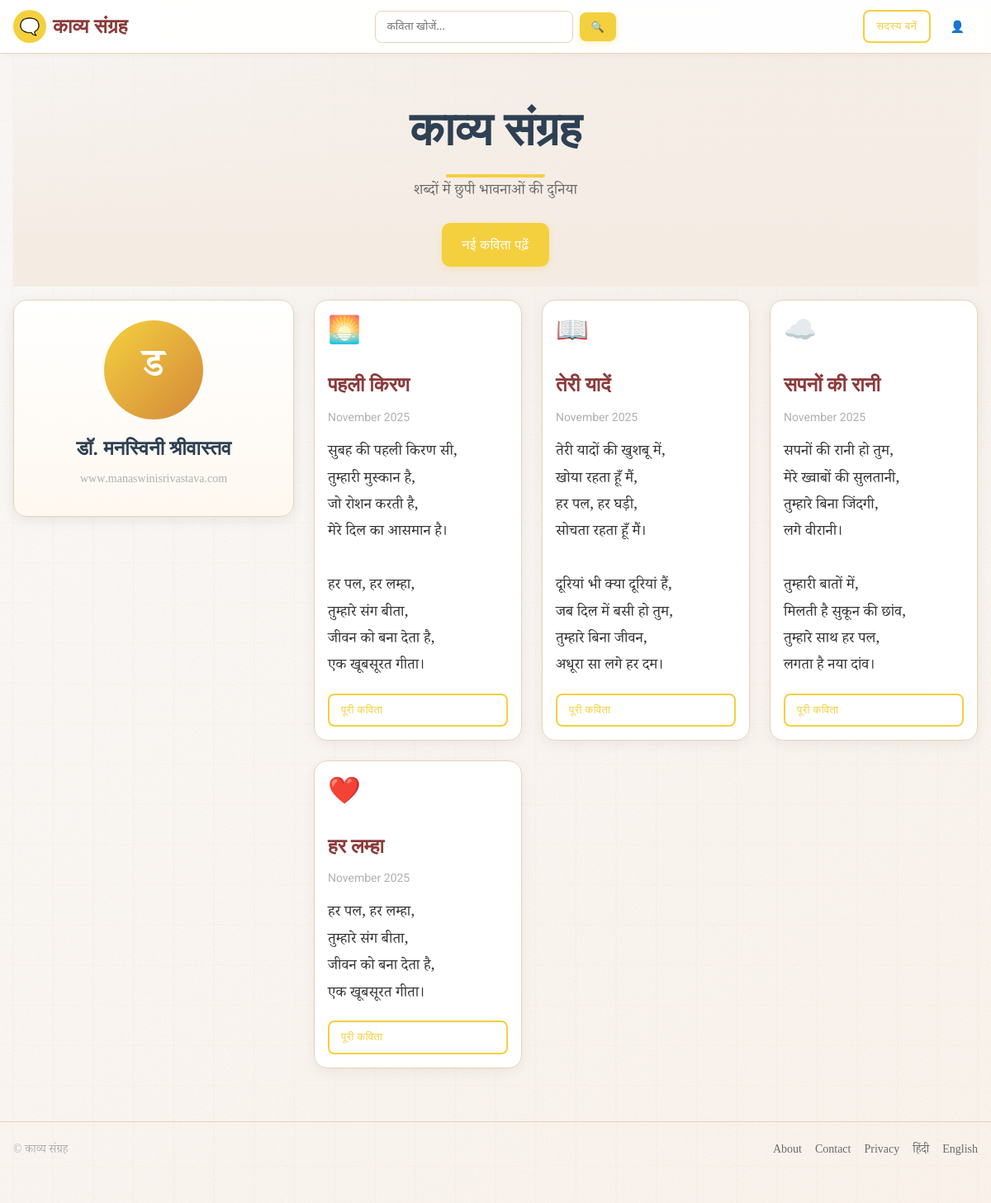
Before: / with the older database file.
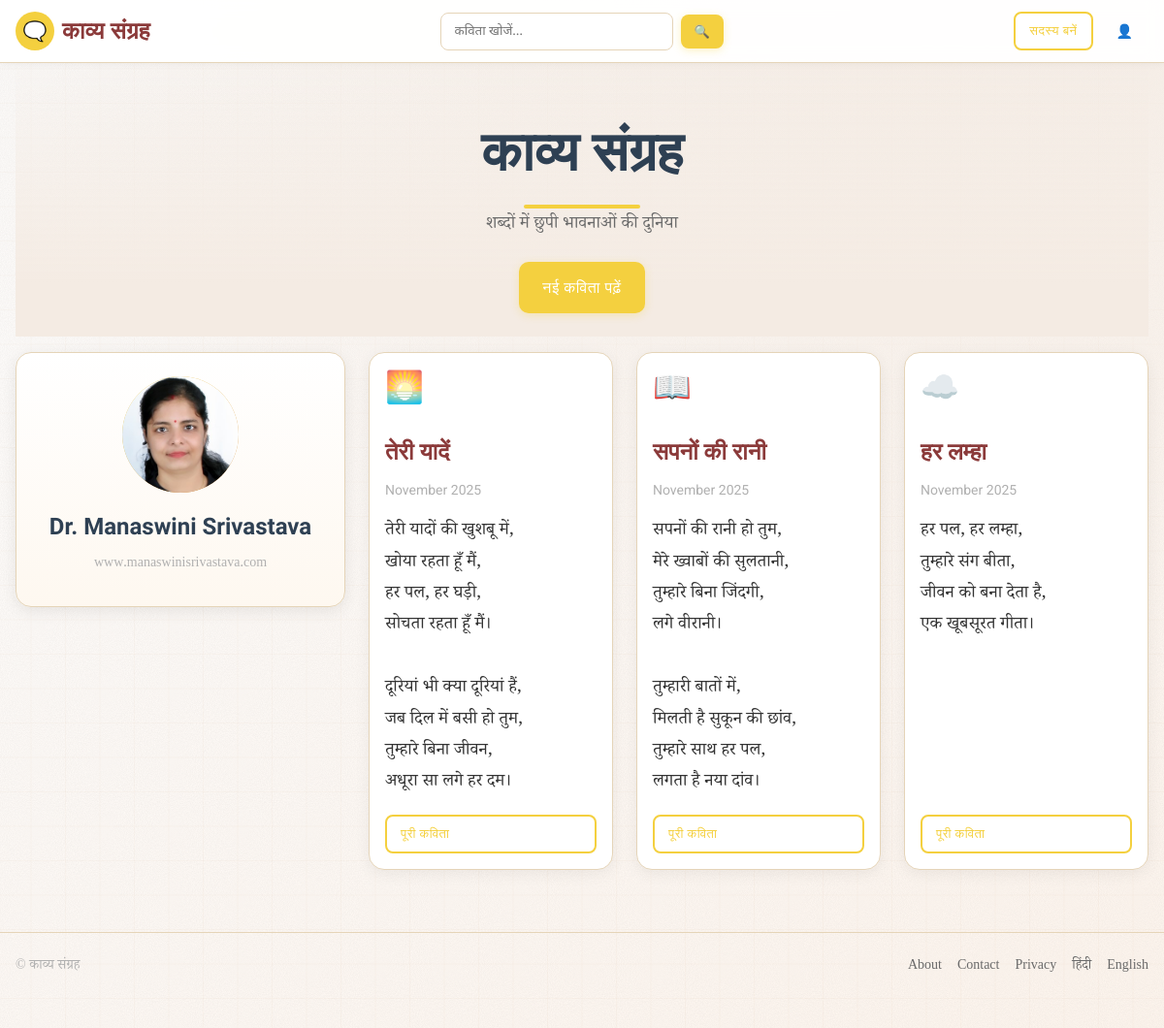
After: the same page with the newer database file.
### app.py (models this page shows)
class Writer(db.Model):
    id = db.Column(db.Integer, primary_key=True)
    name = db.Column(db.String(120), nullable=False)
    bio = db.Column(db.Text, default='')
    email = db.Column(db.String(120), default='')
    social = db.Column(db.String(200), default='')
    avatar_url = db.Column(db.String(300), default='')

class Poem(db.Model):
    id = db.Column(db.Integer, primary_key=True)
    title = db.Column(db.String(200), nullable=False)
    body = db.Column(db.Text, nullable=False)
    date_added = db.Column(db.DateTime, default=datetime.utcnow, index=True)
    background_image = db.Column(db.String(300), default='')
    view_count = db.Column(db.Integer, default=0)

### app.py (the view)
@app.route('/')
def index():
    page = max(int(request.args.get('page', 1) or 1), 1)
    per_page = 12  # show more poems per page
    q = (request.args.get('q') or '').strip()
    base_query = Poem.query
    if q:
        like = f"%{q}%"
        base_query = base_query.filter((Poem.title.ilike(like)) | (Poem.body.ilike(like)))
    total = base_query.count()
    poems = (base_query
             .order_by(Poem.date_added.desc())
             .offset((page-1)*per_page)
             .limit(per_page)
             .all())
    writer = Writer.query.first()
    stat = SiteStat.query.get('home_hits')
    if not stat:
        stat = SiteStat(key='home_hits', count=0)
        db.session.add(stat)
    stat.count = (stat.count or 0) + 1
    db.session.commit()
    total_pages = (total + per_page - 1)//per_page
    return render_template('index.html', poems=poems, writer=writer, home_hits=stat.count,
                           page=page, per_page=per_page, total=total, total_pages=total_pages,
                           q=q)

### templates/index.html (shortened to what this page needs)
{% extends 'base.html' %}
{% block content %}
<section class="hero">
  <h1 class="hero-title">काव्य संग्रह</h1>
  <p class="tagline">शब्दों में छुपी भावनाओं की दुनिया{% if q %} · खोज: "{{ q }}" ({{ total }} परिणाम){% endif %}</p>
  <a href="#poems" class="btn primary lg">नई कविता पढ़ें</a>
</section>
<div class="layout">
  {% if writer %}
  <aside class="writer-card sticky fancy">
    <div class="writer-avatar">
      {% if writer.avatar_url %}
      <img src="{{ writer.avatar_url }}" alt="{{ writer.name }}">
      {% else %}
      {{ writer.name[0] if writer and writer.name }}
      {% endif %}
    </div>
    <div class="writer-info">
      <h3>{{ writer.name }}</h3>
      <p>www.manaswinisrivastava.com</p>
    </div>
  </aside>
  {% endif %}
  <div>
    <div id="poems" class="poem-list cols-3">
      {% for poem in poems %}
      {% set icons = ['🌅', '📖', '☁️', '❤️', '💬'] %}
      <article class="poem-card">
        <div class="poem-icon">{{ icons[loop.index0 % 5] }}</div>
        <h2 class="poem-title"><a href="{{ url_for('poem_detail', poem_id=poem.id) }}">{{ poem.title }}</a></h2>
        <div class="meta">{{ poem.date_added.strftime('%B %Y') }}</div>
        <pre class="excerpt">{{ poem.body[:180] }}{% if poem.body|length > 180 %}…{% endif %}</pre>
        <a class="btn secondary sm" href="{{ url_for('poem_detail', poem_id=poem.id) }}">पूरी कविता</a>
      </article>
      {% else %}
      <p>अभी कोई कविता जोड़ी नहीं गई है।</p>
      {% endfor %}
    </div>
  </div>
</div>
{% endblock %}

### templates/base.html (shortened to what this page needs)
<!doctype html>
<html lang="hi">
<head>
  <link rel="stylesheet" href="{{ url_for('static', filename='css/style.css') }}">
</head>
<body>
<header class="site-header glass">
  <div class="container header-inner">
    <a class="brand" href="{{ url_for('index') }}">
      <span class="logo">🗨️</span><span class="brand-text">काव्य संग्रह</span>
    </a>
    <form class="search" action="{{ url_for('index') }}" method="get">
      <input type="text" name="q" value="{{ q if q else '' }}" placeholder="कविता खोजें…">
      <button class="btn primary sm" type="submit">🔍</button>
    </form>
    <nav class="nav">
      {% if session.get('is_admin') %}
        <a href="{{ url_for('add_poem') }}" class="btn primary sm">📝 नई कविता जोड़ें</a>
        <button class="btn-icon" title="Profile">👤</button>
        <a href="{{ url_for('admin_logout') }}" class="btn-link">लॉगआउट</a>
      {% else %}
        <a href="{{ url_for('subscribe') }}" class="btn secondary sm">सदस्य बनें</a>
        <a href="{{ url_for('admin_login') }}" class="btn-icon" title="Admin">👤</a>
      {% endif %}
    </nav>
  </div>
</header>
<main class="container">
  {% block content %}{% endblock %}
</main>
<footer class="site-footer">
  <div class="container footer-inner">
    <div>© {{ now().year if now else '' }} काव्य संग्रह</div>
    <nav class="footer-links">
      <a href="#">About</a>
      <a href="#">Contact</a>
      <a href="#">Privacy</a>
      <a href="{{ url_for('index') }}">हिंदी</a>
      <a href="{{ url_for('index') }}">English</a>
    </nav>
  </div>
</footer>
</body>
</html>

Changed rows visible on the page:
removed Poem: icons "🌅", title "पहली किरण", date_added "November 2025", body "सुबह की पहली किरण सी, तुम्हारी मुस्कान है, जो रोशन करती है, मेरे दिल का आसमान है। हर पल, हर लम्हा, तुम्हारे संग बीता, जीवन को बना देता है, एक खूबसूरत गीता।"
changed Writer: avatar_url: picture added; name "डॉ. मनस्विनी श्रीवास्तव" → "Dr. Manaswini Srivastava"; name "ड" → (not shown)
computed for Poem (number 1 of 3 on the later page): icons "📖" → "🌅"
computed for Poem "सपनों की रानी": icons "☁️" → "📖"
computed for Poem "हर लम्हा": icons "❤️" → "☁️"
